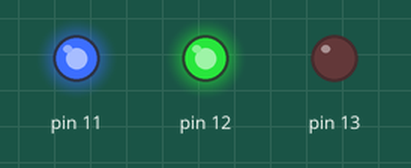
Simulated run of this sketch. Board: Arduino Uno, built with avr-gcc and run on an emulated ATmega328P. Parts: output pins drawn as LEDs (lit = HIGH).

Above: at 0.5 s.
At 2.5 s:
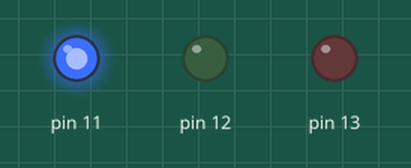
At 3.5 s:
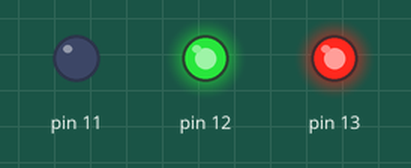
At 4.5 s:
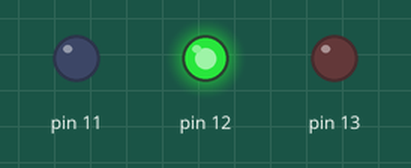
At 6.5 s:
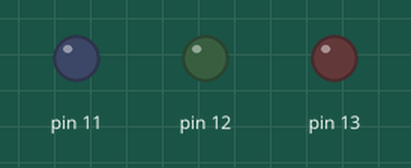
At 9.5 s:
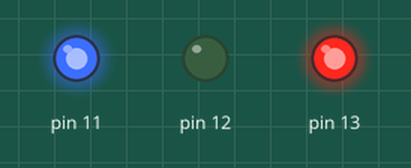
Timing chart, 0 to 10.4 s (numbered marks = the images above):
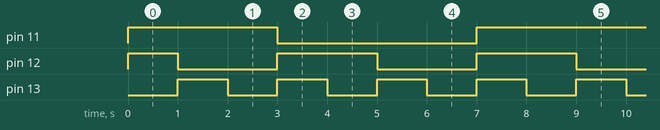

The sketch:

sketch.ino
```cpp
const int TIME = 1000;
const int SIZE = 8;     // количество цветов

// no - бесцветный
enum Color {no, red, green, yellow, blue, magenta, aqua, white};

// класс трёхцветный диод
class RgbLed {
  public:
    // конструктор
    RgbLed(int pinR, int pinG, int pinB, bool anode = true) :
      pins_({pinR, pinG, pinB}), anode_(anode) {
      for (int i = 0;  i < 3; ++i) {
        pinMode(pins_[i], OUTPUT);
      }
      AllOff();
    };

    // включить цвет color
    void On(Color color) {
      OnOff(color);
    }

    // выключить цвет color
    void Off(Color color) {
      OnOff(color, false);
    }

    // выключить все цвета
    void AllOff() {
      for (int i = 0; i < 3; ++i)
        digitalWrite(pins_[i], anode_);
    }

  private:
    // функция включения, выключения цвета color в зависимости
    //  от флажка on, чтобы избежать дублирования кода
    void OnOff(Color color, bool on = true) {
      int b = (on && !anode_) || (!on && anode_) ? HIGH : LOW;
      if (color & 1)
        digitalWrite(pins_[0], b);
      if (color & 2)
        digitalWrite(pins_[1], b);
      if (color & 4)
        digitalWrite(pins_[2], b);
    }

    int pins_[3]; // здесь хранятся номера физических контактов
    bool anode_;  // признак анод/катод
};

RgbLed rgb_led(13, 12, 11);
void setup() {
}

void loop() {
  static int c = red; // static сохраняет значение между вызовами
  // цвета идут по кругу в следующем порядке:
  // красный, зелёный, жёлтый, синий, пурпурный, аква, белый, бесцветный
  rgb_led.On(c);
  delay(TIME);
  rgb_led.Off(c);
  c = (c + 1) % SIZE;
}
```

Measured:
- by itself, pin 11: alternates HIGH for 4.0 s and LOW for 4.0 s
- by itself, pin 12: alternates HIGH for 2.0 s and LOW for 2.0 s
- by itself, pin 13: alternates HIGH for 1.0 s and LOW for 1.0 s
